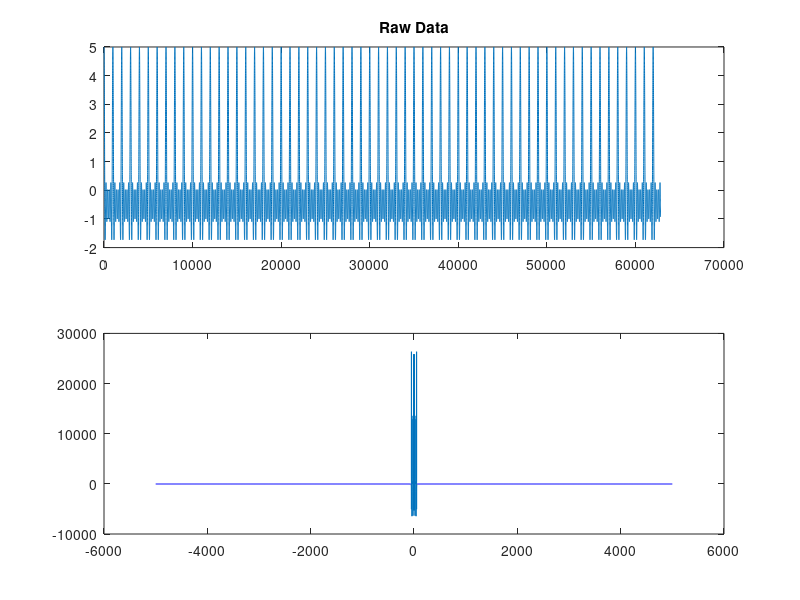

The MATLAB source for this figure: (Note: this script raises an error after producing the figure.)
close all;
clear all;
fs = 10000;
f0 = 100;
f_shift = 3e3;
t = 0:1/fs:2*pi;

% ---------------------------------------------------
%Signal

	y = cos(2*pi*10*t) + cos(2*pi*20*t)  + cos(2*pi*30*t) + cos(2*pi*40*t) +cos(2*pi*50*t);
% ---------------------------------------------------
%Plot Signal

	f = fs/2*linspace(-1,1,length(y));
	yf = fftshift(fft(y));

	figure(1); subplot(2,1,1);
	plot(y);
	title('Raw Data')
	subplot(2,1,2);
	plot(f,yf);

% ---------------------------------------------------
%I/Q Data
	[I,Q] = my_hilbert(y);

	figure(2); subplot(2,2,1);
	plot(real(I));
	title('I Data')
	subplot(2,2,2);
	plot(f,real((fftshift(fft(I)))));
	subplot(2,2,3);
	plot(real(Q));
	title('Q Data')
	subplot(2,2,4);
	plot(f,real((fftshift(fft(Q)))));

% ---------------------------------------------------
% frequency shift.

	% I_shift = (I.* exp(1j* 2*pi*f_shift*t));
	% Q_shift = (Q.* exp(1j* 2*pi*f_shift*t));

	% I_shift = (I.* cos(2*pi*f0*t));
	% Q_shift = (Q.* sin(2*pi*f0*t));

	I_shift = (I.*cos(2*pi*f_shift*t)+ (I.*(1j*sin(2*pi*f_shift*t)))) ; %
	Q_shift = (Q.*cos(2*pi*f_shift*t)+ (Q.*(1j*sin(2*pi*f_shift*t)))) ; %

% ---------------------------------------------------
% I/Q demod.

	y_shift = I_shift+ Q_shift;

	f = fs/2*linspace(-1,1,length(y));
	y_shift_f = fftshift((fft(y_shift)));
	% y_shift_f = y_shift_f(1:length(y_shift_f)/2 +1);

	figure(4)
	subplot(2,1,1)
	plot(real(y_shift))
	title('I/Q demod')
	subplot(2,1,2)
	plot(f,y_shift_f);


	% figure(5)
	% subplot(2,1,1)
	% plot(real(I_Shift_II+1j.*Q_Shift_II))
	% title('Shifted by II')
	% subplot(2,1,2)
	% plot(real((fft((I_Shift_II+1j.*Q_Shift_II)))));
